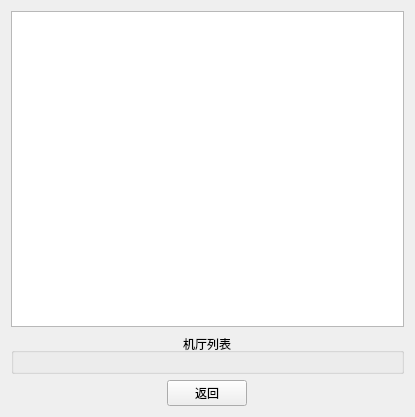
<?xml version="1.0" encoding="UTF-8"?>
<ui version="4.0">
 <class>MapWidget</class>
 <widget class="QWidget" name="MapWidget">
  <property name="geometry">
   <rect>
    <x>0</x>
    <y>0</y>
    <width>415</width>
    <height>417</height>
   </rect>
  </property>
  <property name="windowTitle">
   <string>开始界面</string>
  </property>
  <property name="windowIcon">
   <iconset>
    <selectedon>:/image/bear.png</selectedon>
   </iconset>
  </property>
  <layout class="QVBoxLayout" name="verticalLayout_2">
   <item>
    <widget class="QGraphicsView" name="view"/>
   </item>
   <item>
    <widget class="QGroupBox" name="groupBox">
     <property name="title">
      <string>机厅列表</string>
     </property>
     <property name="alignment">
      <set>Qt::AlignCenter</set>
     </property>
     <layout class="QHBoxLayout" name="arcade_layout"/>
    </widget>
   </item>
   <item>
    <layout class="QHBoxLayout" name="horizontalLayout">
     <item>
      <widget class="QPushButton" name="return_button">
       <property name="sizePolicy">
        <sizepolicy hsizetype="Fixed" vsizetype="Fixed">
         <horstretch>0</horstretch>
         <verstretch>0</verstretch>
        </sizepolicy>
       </property>
       <property name="text">
        <string>返回</string>
       </property>
      </widget>
     </item>
    </layout>
   </item>
  </layout>
 </widget>
 <resources>
  <include location="../resources.qrc"/>
 </resources>
 <connections/>
</ui>
